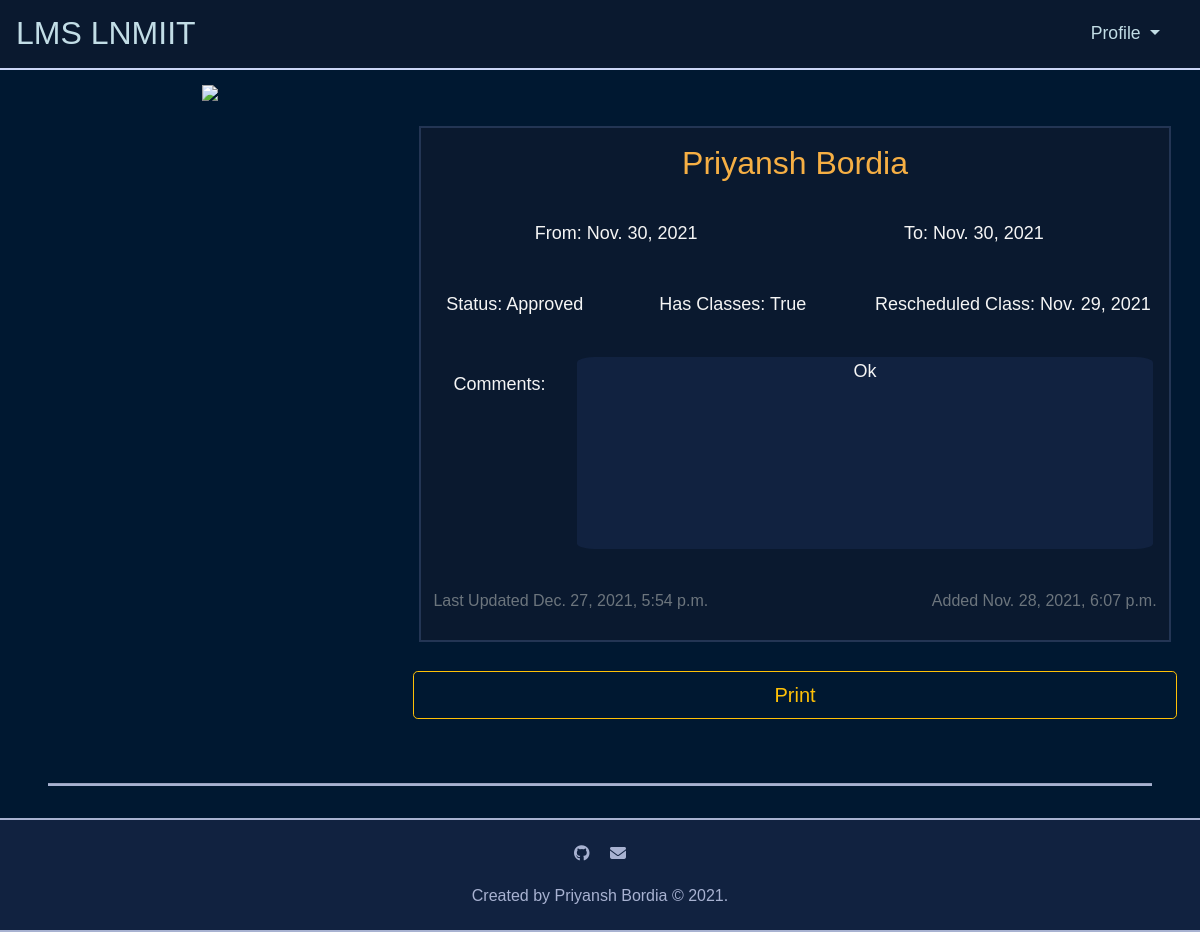
Page /application/23 (signed in) on the committed database.
### leave/models.py (models this page shows, shortened)
class Application(models.Model):
	PENDING = 'P'
	APPROVED = 'A'
	REJECTED = 'R'
	APPLICATION_STATUS = (
		('P', 'Pending'),
		('A', 'Approved'),
		('R', 'Rejected'),
	)
	person = models.ForeignKey(Person, on_delete=models.CASCADE, related_name='applicant', default=1)
	status = models.CharField(max_length=1, choices=APPLICATION_STATUS, default='P')
	start_date = models.DateField(blank=False, null=False)
	end_date = models.DateField(blank=False, null=False)
	hasClasses = models.BooleanField(blank=False, null=False, default=False)
	rescheduled_date = models.DateField(blank=True, null=True)
	up_next = models.ForeignKey(Person, on_delete=models.CASCADE, related_name='up_next', default=1)
	comments = models.TextField(blank=True, null=False)
	updated_at = models.DateTimeField(auto_now=True)
	created_at = models.DateTimeField(auto_now_add=True)
	class Meta:
		ordering = ['start_date', 'end_date']

class Person(models.Model):
	DIRECTOR = 'DR'
	DEAN_OF_ACADEMIC_AFFAIRS = 'DOAA'
	DEAN_OF_FACULTY_AFFAIRS = 'DOFA'
	DEAN_OF_STUDENT_AFFAIRS = 'DOSA'
	HEAD_OF_DEPARTMENT = 'HOD'
	FACULTY = 'F'
	VISITING_FACULTY = 'VF'
	REGISTRAR = 'RG'
	HEAD_OF_STAFF = 'HOS'
	STAFF = 'S'
	COMPUTER_SCIENCE_AND_ENGINEERING = 'CSE'
	ELECTRONICS_AND_COMMUNICATION_ENGINEERING = 'ECE'
	MECHANICAL_AND_MECHATRONICS_ENGINEERING = 'ME'
	HUMANITIES_AND_SOCIAL_SCIENCES = 'HSS'
	MATHEMATICS = 'MH'
	PHYSICS = 'PH'
	NON_TEACHING_STAFF = 'NTS'
	PERSON_ROLES = (
		('DR', 'Director'),
		('DOAA', 'Dean of Academic Affairs'),
		('DOFA', 'Dean of Faculty Affairs'),
		('DOSA', 'Dean of Student Affairs'),
		('HOD', 'Head of Department'),
		('F', 'Faculty'),
		('VF', 'Visiting Faculty'),
		('RG', 'Registrar'),
		('HOS', 'Head of Staff'),
		('S', 'Staff'),
	)
	DEPARTMENT = (
		('CSE', 'Computer Science and Engineering'),
		('ECE', 'Electronics and Communication Engineering'),
		('ME', 'Mechanical and Mechatronics Engineering'),
		('HSS', 'Humanities and Social Sciences'),
		('MH', 'Mathematics'),
		('PH', 'Physics'),
		('NTS', 'Non Teaching Staff'),
	)
	user = models.OneToOneField(User, on_delete=models.CASCADE, related_name='person')
	faculty_id = models.CharField(max_length=10, blank=False, null=False, unique=True, default='0')
	leave_count = models.IntegerField(validators=[MinValueValidator(0)], blank=False, null=False, default=22)
	department = models.CharField(max_length=3, choices=DEPARTMENT, blank=False, null=False, default='CSE')
	first_name = models.CharField(max_length=50, validators=[MinLengthValidator(1)], blank=False, null=False)
	last_name = models.CharField(max_length=50, blank=True, null=False)
	email = models.EmailField(blank=False, null=False, unique=True)
	office_no = models.IntegerField(blank=False, null=False, default='0000')
	role = models.CharField(max_length=5, choices=PERSON_ROLES, default='F')
	updated_at = models.DateTimeField(auto_now=True)
	created_at = models.DateTimeField(auto_now_add=True)
	class Meta:
		ordering = ['id']
		verbose_name = 'Person'
		verbose_name_plural = 'Persons'

### leave/views.py (the view)
# urls.py: path('application/<int:application_id>', views.application, name='application'),
@login_required
@require_http_methods(["GET"])
def application(request, application_id):
	try:
		application = Application.objects.get(pk=application_id)
		return render(request, 'leave/application.html', context={'application': application})
	except Application.DoesNotExist:
		return render(request, 'leave/error.html', context={})

### leave/templates/leave/application.html (shortened to what this page needs)
{% extends "leave/base.html" %}
{% block head %}
	{% load static %}
	{% load bootstrap4 %}
	{% load fontawesome_5 %}
	{% load humanizelib %}
{% endblock %}
{% block body %}
	<div class="container-fluid text-center">
		<div class="row justify-content-center">
			<div class="col-md-4">
				<img src="https://img.icons8.com/bubbles/200/000000/multi-edit.png" />
			</div>
			<div class="col-md-8 application">
				<div id="printableArea" class="application__grid">
					<h2 class="application__grid__name">{{ application.person.first_name }} {{ application.person.last_name }}</h2>
					<div class="row application__grid__date">
						<div class="col-md-6">From: {{ application.start_date|date }}</div>
						<div class="col-md-6">To: {{ application.end_date|date }}</div>
					</div>
					<div class="row application__grid__desc">
						<div class="col-md-3">Status: {{ application.get_status_display }}</div>
						<div class="col-md-4">Has Classes: {{ application.hasClasses }}</div>
						<div class="col-md-5">Rescheduled Class: {{ application.rescheduled_date }}</div>
					</div>
					<div style="float:left; margin:2rem;">Comments:</div>
					<div class="application__grid__comments"> {{ application.comments }}</div>
					<div class="row mt-0 mb-0">
						<div class="col-md-6">
							<p class="text-left pt-0 pr-auto pb-1 pl-1"><small class="text-muted">Last Updated {{ application.updated_at|naturaltime }}</small></p>
						</div>
						<div class="col-md-6">
							<p class="text-right pt-0 pr-1 pb-1 pl-auto"><small class="text-muted">Added {{ application.created_at|naturaltime }}</small></p>
						</div>
					</div>
				</div>
				<button onclick="printDiv('printableArea')" class="form-control form-control-lg btn btn-outline-warning btn-lg mt-3" type="submit" name="button">Print</button>
			</div>
		</div>
	</div>
{% endblock %}

### leave/static/leave/css/style.css (style rules this page uses)
html { font-size: 100%; -webkit-box-sizing: border-box; box-sizing: border-box; }
*, *::before, *::after { -webkit-box-sizing: inherit; box-sizing: inherit; }
html, body { width: 100%; height: 100%; }
body { margin: 0; padding: 0; font-size: 1.125rem; font-weight: 300; font-family: Verdana, Arial, Helvetica, sans-serif; line-height: 1.3; color: whitesmoke; background-color: #001831; text-align: center; -webkit-box-align: center; -ms-flex-align: center; align-items: center; -webkit-box-pack: center; -ms-flex-pack: center; justify-content: center; overflow-x: hidden; scroll-behavior: smooth; }
h2, .home-head, .h2 { margin: 1rem auto .5rem auto; font-weight: 400; color: #F6AF44; }
.row { margin: .2rem auto .4rem auto; }
.col-md-12, .col-md-10, .col-md-9, .col-md-8, .col-md-6, .col-md-5, .col-md-4, .col-md-3, .col-md-2 { padding: 0.5rem 0.5rem 0.5rem .5rem; }
.application { margin: 2rem auto 2rem auto; }
.application__grid { margin: .8rem .4rem .8rem .4rem; border: 0.125rem solid #233554; background-color: #0a192f; }
.application__grid__name { margin: 1rem auto 1rem auto; }
.application__grid__date { margin: 2rem 1rem 2rem 1rem; padding: 2rem auto 2rem auto; }
.application__grid__desc { margin: 1rem auto 1rem auto; padding: 2rem auto 2rem auto; }
.application__grid__comments { margin: 2rem 1rem 2rem 1rem; padding: 2rem auto 2rem auto; height: 12rem; overflow-y: auto; line-height: 1.8rem; background-color: #112240; border-radius: 3%; }
.application__grid small { padding: 0; font-size: 1rem; font-weight: 100; color: gray; }

### rows in the picture
Application: person.first_name "Priyansh", person.last_name "Bordia", start_date "Nov. 30, 2021", end_date "Nov. 30, 2021", status "Approved", hasClasses "True", rescheduled_date "Nov. 29, 2021", comments "Ok", updated_at "Dec. 27, 2021, 5:54 p.m.", created_at "Nov. 28, 2021, 6:07 p.m."
